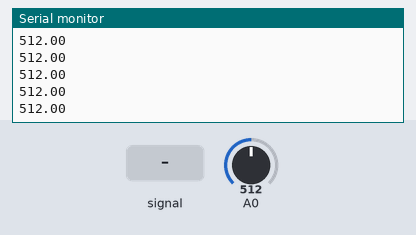
Recording of a sketch running on a simulated Arduino Uno, built with avr-gcc and run on an emulated ATmega328P. On the bench: the last lines printed to the serial monitor. Inputs (shaded band) come from the test bench; at power-on: A0 = 512.

Above: at 1.2 s.
1.3 s: A0 fed a 200 Hz sine of ±81 counts around its level
At 1.9 s:
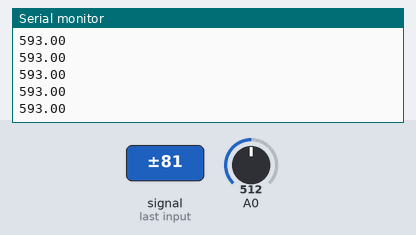
2.8 s: A0 set to 716
At 3.4 s:
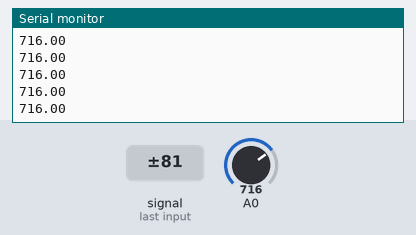
4.3 s: A0 fed a 1000 Hz sine of ±255 counts around its level
At 5.0 s:
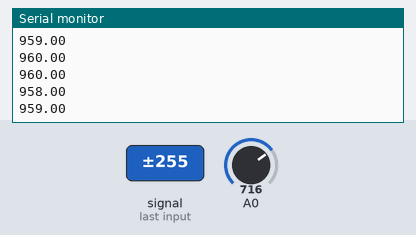
5.8 s: A0 set to 900
At 6.3 s:
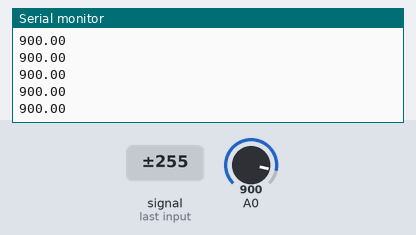
Timing chart, 0 to 8.3 s (numbered marks = the images above; inputs shaded):
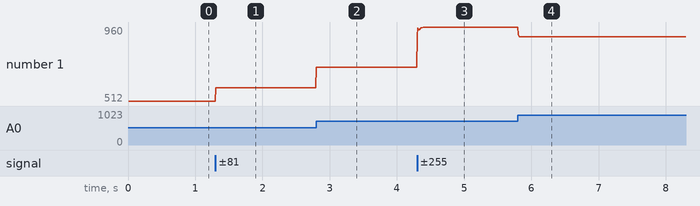

The sketch:

Voltage_Peak.ino
```cpp
float time0,prev_time,max_time=0,max_val,val;
void setup() {
  // put your setup code here, to run once:
  Serial.begin(2000000);
  pinMode(A0,INPUT);
}

void loop() {
  // put your main code here, to run repeatedly:
  prev_time=micros();
  max_val=0;
  while( (micros()-prev_time<10000) && analogRead(A0)>200 )
  {
    time0=micros();
    val=analogRead(A0);
    if(val>max_val){
      max_val=val;
      max_time=time0;
    }
  }
  if(max_val>200)
    Serial.println(max_val);
  while(analogRead(A0) < 200)
    delayMicroseconds(100);
}
```

Measured:
- after the input at 1.3 s, the serial monitor: prints a new line at once (image 1)
- after the input at 2.8 s, the serial monitor: prints a new line at once (image 2)
- after the input at 4.3 s, the serial monitor: prints a new line at once (image 3)
- after the input at 5.8 s, the serial monitor: prints a new line at once (image 4)
- plotted number 1: 512 → 593 after the input at 1.3 s, 593 → 716 after the input at 2.8 s, 716 → 958 after the input at 4.3 s, 958 → 900 after the input at 5.8 s
